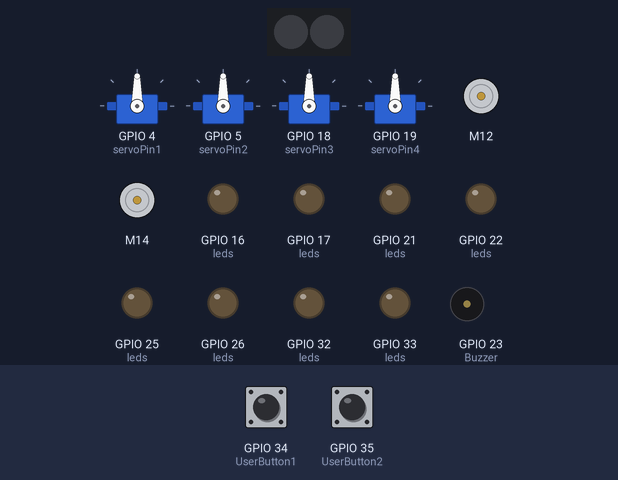
A sketch run on a simulated ESP32. On the bench: 4 × servo, 2 RGB LEDs in strip order, left to right, 2 × DC motor (green arrow = forward, orange = backward, longer = faster), output pins drawn as LEDs (lit = HIGH), buzzer (waves = sounding). Inputs (shaded band) come from the test bench; at power-on: GPIO 35 (UserButton2) HIGH, GPIO 34 (UserButton1) HIGH. Dim RGB values are drawn brighter than linear; WiFi joins after 1.5 s; servers stay silent unless stated; what the sketch prints to the serial monitor is not drawn.

Above: at 2.8 s.
5.5 s: GPIO 35 (UserButton2) pulled LOW for 0.15 s
At 5.65 s:
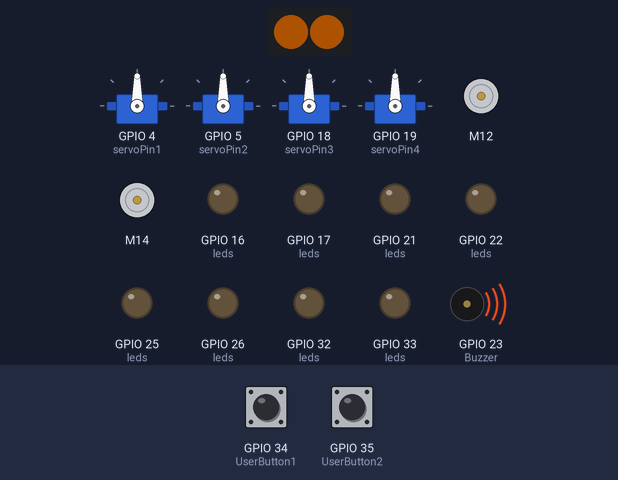
7.3 s: GPIO 34 (UserButton1) pulled LOW for 0.15 s
At 10.25 s:
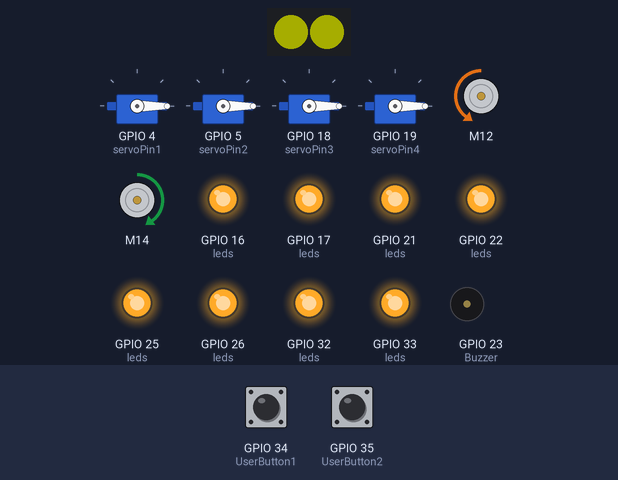
10.3 s: GPIO 34 (UserButton1) pulled LOW for 1 s
At 10.45 s:
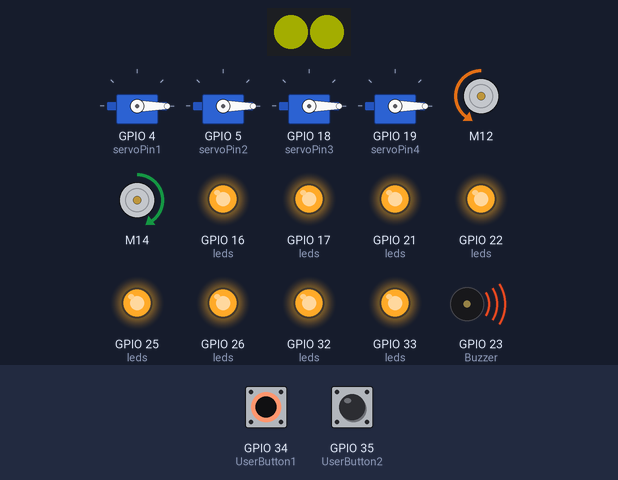
13.3 s: GPIO 35 (UserButton2) pulled LOW for 1 s
At 13.45 s:
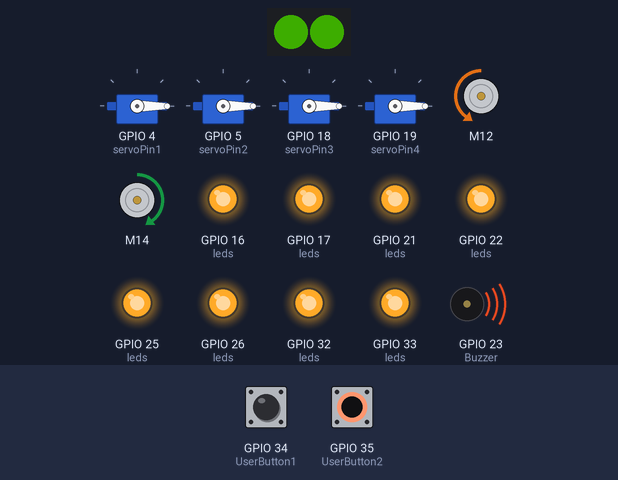
15.8 s: GPIO 34 (UserButton1) pulled LOW for 0.15 s
At 15.95 s:
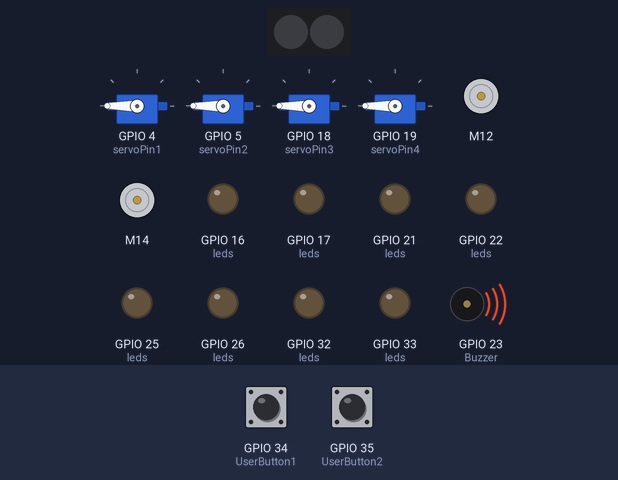
18.9 s: GPIO 34 (UserButton1) pulled LOW for 3.2 s
At 19.3 s:
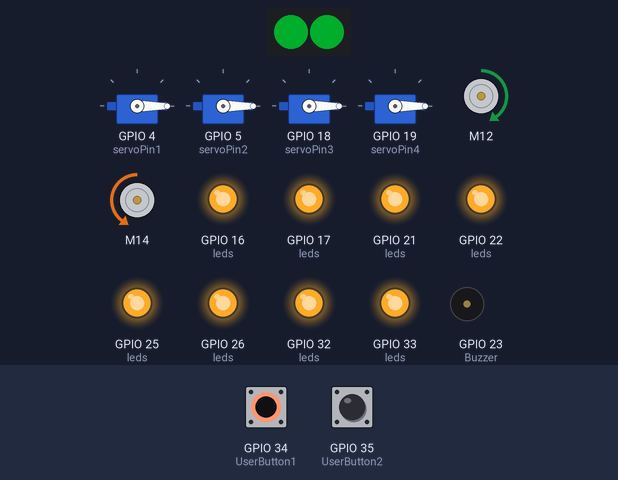
Timing chart, 0 to 26.2 s (numbered marks = the images above; inputs shaded):
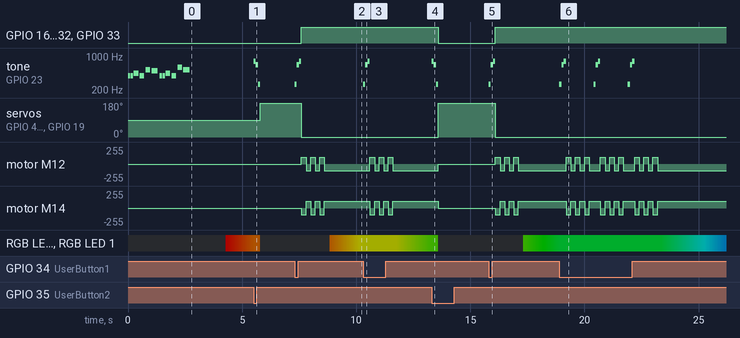

The sketch:

DemoCodeOTA.ino
```cpp
#include <WiFi.h>
#include <WiFiClient.h>
#include <WebServer.h>
#include <ESPmDNS.h>
#include <Update.h>
#include <ESP32Servo.h>
#include <Adafruit_NeoPixel.h>
#include "CytronMotorDriver.h"

// WiFi Credentials
const char* host = "esp32";
const char* ssid = "CytronVeryFastWifi";
const char* password = "CytronVerySecurePassword";


WebServer server(80);

const char* loginIndex = R"rawliteral(
<form name='loginForm'>
  <table width='20%' bgcolor='A09F9F' align='center'>
    <tr><td colspan=2><center><font size=4><b>ESP32 Login Page</b></font></center><br></td></tr>
    <tr><td>Username:</td><td><input type='text' size=25 name='userid'><br></td></tr>
    <tr><td>Password:</td><td><input type='password' size=25 name='pwd'><br></td></tr>
    <tr><td><input type='submit' onclick='check(this.form)' value='Login'></td></tr>
  </table>
</form>
<script>
function check(form){
  if(form.userid.value=='admin' && form.pwd.value=='admin'){
    window.open('/serverIndex')
  } else {
    alert('Error Password or Username')
  }
}
</script>
)rawliteral";

const char* serverIndex = R"rawliteral(
<script src='https://ajax.googleapis.com/ajax/libs/jquery/3.2.1/jquery.min.js'></script>
<form method='POST' action='#' enctype='multipart/form-data' id='upload_form'>
  <input type='file' name='update'>
  <input type='submit' value='Update'>
</form>
<div id='prg'>progress: 0%</div>
<script>
  $('form').submit(function(e){
    e.preventDefault();
    var form = $('#upload_form')[0];
    var data = new FormData(form);
    $.ajax({
      url: '/update',
      type: 'POST',
      data: data,
      contentType: false,
      processData: false,
      xhr: function(){
        var xhr = new window.XMLHttpRequest();
        xhr.upload.addEventListener('progress', function(evt){
          if(evt.lengthComputable){
            var per = evt.loaded / evt.total;
            $('#prg').html('progress: ' + Math.round(per*100) + '%');
          }
        }, false);
        return xhr;
      },
      success:function(d,s){ console.log('success!') },
      error: function(a,b,c){}
    });
  });
</script>
)rawliteral";

// Hardware setup
#define led1 16
#define led2 17
#define led3 21
#define led4 22
#define led5 25
#define led6 26
#define led7 32
#define led8 33
#define Buzzer 23
#define UserButton1 34
#define UserButton2 35
#define M1A 12
#define M1B 13
#define M2A 14
#define M2B 27
CytronMD motor1(PWM_PWM, M1A, M1B);
CytronMD motor2(PWM_PWM, M2A, M2B);

const int servoPin1 = 4;
const int servoPin2 = 5;
const int servoPin3 = 18;
const int servoPin4 = 19;
Servo servo1, servo2, servo3, servo4;

const int Neopixel = 15;
const int numPixels = 2;
Adafruit_NeoPixel strip = Adafruit_NeoPixel(numPixels, Neopixel, NEO_GRB + NEO_KHZ800);

int melody[] = { 392, 392, 440, 392, 523, 494, 392, 392, 440, 392, 587, 523 };
int duration[] = { 100, 100, 200, 200, 200, 270, 100, 100, 200, 200, 200, 270 };

bool neoPixelsOff = false;

void playHappyBirthday() {
  for (int i = 0; i < sizeof(melody) / sizeof(melody[0]); i++) {
    tone(Buzzer, melody[i], duration[i]);
    delay(duration[i] * 1.3);
  }
  noTone(Buzzer);
}

void playSound1() {
  tone(Buzzer, 262, 100);
  delay(100);
  tone(Buzzer, 659, 100);
  delay(100);
  tone(Buzzer, 784, 100);
  delay(100);
  noTone(Buzzer);
}

void playSound2() {
  tone(Buzzer, 784, 100);
  delay(100);
  tone(Buzzer, 659, 100);
  delay(100);
  tone(Buzzer, 262, 100);
  delay(100);
  noTone(Buzzer);
}

void lightBlueLEDs(bool state) {
  int leds[] = { led1, led2, led3, led4, led5, led6, led7, led8 };
  for (int i = 0; i < 8; i++) digitalWrite(leds[i], state ? HIGH : LOW);
}

void turnOffNeoPixels() {
  strip.fill(0x000000);
  strip.show();
}

void animateNeoPixels() {
  static int state = 0;
  static uint8_t red = 255, green = 0, blue = 0;
  static unsigned long lastUpdate = 0;
  const unsigned long interval = 10;
  const float brightnessFactor = 0.2;

  if (millis() - lastUpdate >= interval) {
    lastUpdate = millis();
    switch (state) {
      case 0:
        if (green < 255) green++;
        else state++;
        break;
      case 1:
        if (red > 0) red--;
        else state++;
        break;
      case 2:
        if (blue < 255) blue++;
        else state++;
        break;
      case 3:
        if (green > 0) green--;
        else state++;
        break;
      case 4:
        if (red < 255) red++;
        else state++;
        break;
      case 5:
        if (blue > 0) blue--;
        else state = 0;
        break;
    }
    uint8_t scaledRed = red * brightnessFactor;
    uint8_t scaledGreen = green * brightnessFactor;
    uint8_t scaledBlue = blue * brightnessFactor;
    uint32_t color = (scaledRed << 16) | (scaledGreen << 8) | scaledBlue;
    strip.fill(color);
    strip.show();
  }
}

void setup() {
  Serial.begin(115200);

  pinMode(Buzzer, OUTPUT);
  pinMode(UserButton1, INPUT_PULLUP);
  pinMode(UserButton2, INPUT_PULLUP);

  int leds[] = { led1, led2, led3, led4, led5, led6, led7, led8 };
  for (int i = 0; i < 8; i++) pinMode(leds[i], OUTPUT);

  servo1.attach(servoPin1);
  servo2.attach(servoPin2);
  servo3.attach(servoPin3);
  servo4.attach(servoPin4);
  servo1.write(90);
  servo2.write(90);
  servo3.write(90);
  servo4.write(90);

  strip.begin();
  strip.show();
  playHappyBirthday();

  WiFi.begin(ssid, password);
  while (WiFi.status() != WL_CONNECTED) {
    delay(500);
    Serial.print(".");
  }
  Serial.println("\nWiFi connected.");
  Serial.println(WiFi.localIP());

  if (!MDNS.begin(host))
    while (1) delay(1000);

  server.on("/", HTTP_GET, []() {
    server.sendHeader("Connection", "close");
    server.send(200, "text/html", loginIndex);
  });
  server.on("/serverIndex", HTTP_GET, []() {
    server.sendHeader("Connection", "close");
    server.send(200, "text/html", serverIndex);
  });
  server.on(
    "/update", HTTP_POST, []() {
      server.sendHeader("Connection", "close");
      server.send(200, "text/plain", Update.hasError() ? "FAIL" : "OK");
      ESP.restart();
    },
    []() {
      HTTPUpload& upload = server.upload();
      if (upload.status == UPLOAD_FILE_START) {
        if (!Update.begin(UPDATE_SIZE_UNKNOWN)) Update.printError(Serial);
      } else if (upload.status == UPLOAD_FILE_WRITE) {
        if (Update.write(upload.buf, upload.currentSize) != upload.currentSize)
          Update.printError(Serial);
      } else if (upload.status == UPLOAD_FILE_END) {
        if (Update.end(true)) {
          Serial.printf("Update Success: %u bytes\n", upload.totalSize);
        } else {
          Update.printError(Serial);
        }
      }
    });
  server.begin();
}

void loop() {
  server.handleClient();
  if (!neoPixelsOff) animateNeoPixels();

  if (digitalRead(UserButton1) == LOW) {
    playSound1();
    lightBlueLEDs(true);
    servo1.write(0);
    servo2.write(0);
    servo3.write(0);
    servo4.write(0);
    for (int i = 0; i < 3; i++) {
      motor1.setSpeed(100);
      motor2.setSpeed(-100);
      delay(200);
      motor1.setSpeed(-100);
      motor2.setSpeed(100);
      delay(200);
    }
    neoPixelsOff = false;
  }

  if (digitalRead(UserButton2) == LOW) {
    playSound2();
    lightBlueLEDs(false);
    servo1.write(180);
    servo2.write(180);
    servo3.write(180);
    servo4.write(180);
    motor1.setSpeed(0);
    motor2.setSpeed(0);
    turnOffNeoPixels();
    neoPixelsOff = true;
    delay(1000);
  }
}
```

Measured:
- after the input at 5.5 s, tone on GPIO 23 (Buzzer): silent → 784 Hz at once, → 659 Hz 0.10 s later, → 262 Hz 0.10 s later, → silent 0.10 s later; servo on GPIO 4 (servoPin1), servo on GPIO 5 (servoPin2), servo on GPIO 18 (servoPin3), servo on GPIO 19 (servoPin4): 90° → 180° after 0.30 s
- after the input at 7.3 s, GPIO 16 (leds), GPIO 17 (leds): LOW → HIGH after 0.30 s
- after the input at 10.3 s, tone on GPIO 23 (Buzzer): silent → 262 Hz at once, → 659 Hz 0.10 s later, → 784 Hz 0.10 s later, → silent 0.10 s later; motor M12: alternates forward 100/255 for 0.20 s and backward 100/255 for 0.20 s, 6 changes in all, then stays backward 100/255, starting after 0.30 s
- after the input at 13.3 s, GPIO 16 (leds), GPIO 17 (leds): HIGH → LOW after 0.30 s
- after the input at 15.8 s, GPIO 16 (leds), GPIO 17 (leds): LOW → HIGH after 0.30 s
